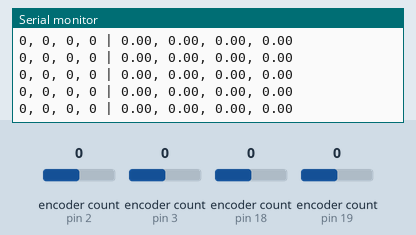
Recording of a sketch running on a simulated Arduino Uno, built with avr-gcc and run on an emulated ATmega328P. Shown: the last lines printed to the serial monitor. The test bench sets the inputs (shaded band); at power-on: encoder count (sensors on pin 2, pin 3, pin 18, pin 19) 0.

Above: at 1.2 s.
1.3 s: encoder count (sensor on pin 2) set to 1
At 1.35 s:
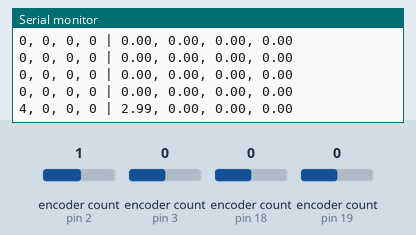
2.8 s: encoder count (sensor on pin 3) set to -1
At 2.89 s:
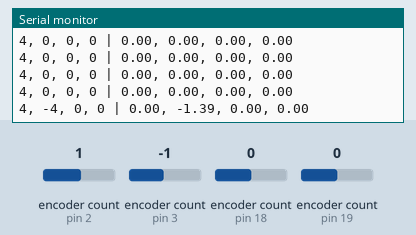
5.8 s: encoder count (sensor on pin 18) set to 1
At 5.88 s:
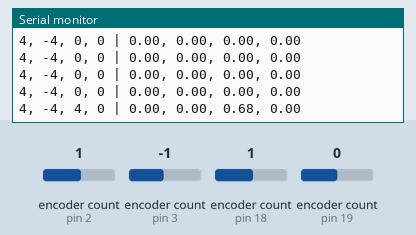
7.3 s: encoder count (sensor on pin 18) set to 2
At 7.32 s:
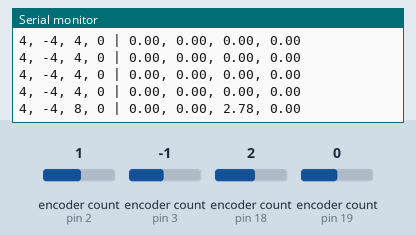
10.3 s: encoder count (sensor on pin 19) set to 4
At 10.3 s:
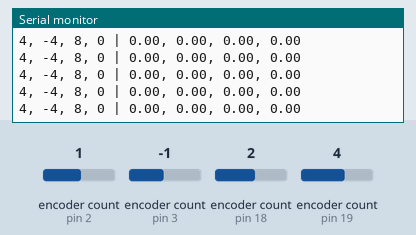
13.3 s: encoder count (sensor on pin 2) set to 2
At 13.39 s:
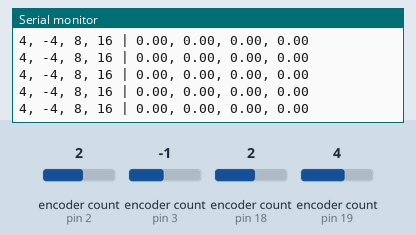
Timing chart, 0 to 16.3 s (numbered marks = the images above; inputs shaded):
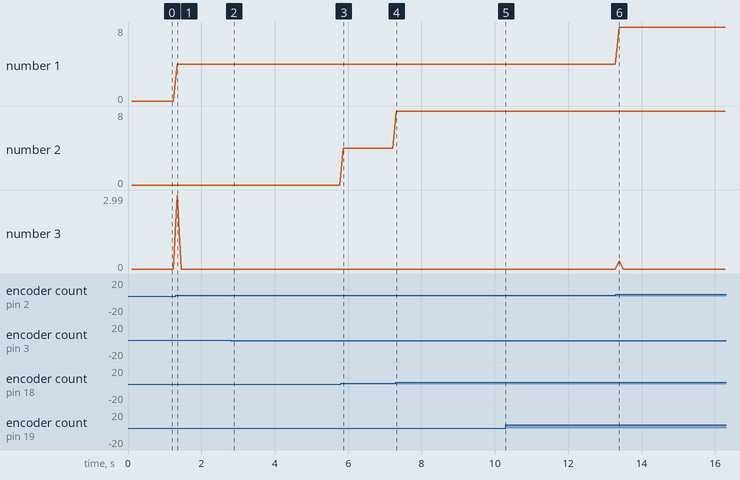

Measured:
- after the input at 1.3 s, the serial monitor: prints a new line at once (image 1)
- after the input at 2.8 s, the serial monitor: prints a new line after 0.09 s (image 2)
- after the input at 5.8 s, the serial monitor: prints a new line after 0.07 s (image 3)
- after the input at 7.3 s, the serial monitor: prints a new line at once (image 4)
- plotted number 1: 0 → 4 after the input at 1.3 s
- plotted number 2: 4 → 8 after the input at 7.3 s

The sketch:

encoderTest.ino
```cpp
#include <Encoder.h>
#include <Wire.h>

// Change these two numbers to the pins connected to your encoder.
//   Best Performance: both pins have interrupt capability
//   Good Performance: only the first pin has interrupt capability
//   Low Performance:  neither pin has interrupt capability
Encoder enc0(2,10);
Encoder enc1(3,12);
Encoder enc2(18,16);
Encoder enc3(19,17);
//   avoid using pins with LEDs attached

long enc0old  = -999;
long enc1old = -999;
long enc2old = -999;
long enc3old = -999;
long enc0new = enc0.read();
long enc1new = enc1.read();
long enc2new = enc2.read();
long enc3new = enc3.read();

long e0lastTime = millis();
long e1lastTime = millis();
long e2lastTime = millis();
long e3lastTime = millis();
long e0thisTime = millis();
long e1thisTime = millis();
long e2thisTime = millis();
long e3thisTime = millis();

double scaleFactor = 1000.0;
double e0deriv = 0;
double e1deriv = 0;
double e2deriv = 0;
double e3deriv = 0;

long loopTime = 100;
long nextLoop;

void setup() {
  Serial.begin(9600);
  Serial.println("Basic Encoder Test:");
  long nextLoop = millis();
}

void loop() {
  updateEncoders();
  if (millis()>nextLoop){
    calculateDerivatives();
    storeEncoders();
    printEncoders();
    printDerivs();
    nextLoop = millis()+loopTime;
  }
}

void updateEncoders(){
  enc0new = enc0.read();
  e0thisTime = millis();
  enc1new = enc1.read();
  e1thisTime = millis();
  enc2new = enc2.read();
  e2thisTime = millis();
  enc3new = enc3.read();
  e3thisTime = millis();
}

void storeEncoders(){
  if (enc0new != enc0old) {
    enc0old = enc0new;
    e0lastTime = millis();
  }
  if (enc1new != enc1old) {
    enc1old = enc1new;
    e1lastTime = millis();
  }
  if (enc2new != enc2old) {
    enc2old = enc2new;
    e2lastTime = millis();
  }
  if (enc3new != enc3old) {
    enc3old = enc3new;
    e3lastTime = millis();
  }
}

void calculateDerivatives(){
  // call updateEncoders first, and storeEncoders after
  e0deriv = scaleFactor*(enc0new - enc0old)/(e0thisTime-e0lastTime);
  e1deriv = scaleFactor*(enc1new - enc1old)/(e1thisTime-e1lastTime);
  e2deriv = scaleFactor*(enc2new - enc2old)/(e2thisTime-e2lastTime);
  e3deriv = scaleFactor*(enc3new - enc3old)/(e3thisTime-e3lastTime);
}

void printEncoders(){
  Serial.print(enc0old);

  Serial.print(", ");
  Serial.print(enc1old);

  Serial.print(", ");
  Serial.print(enc2old);

  Serial.print(", ");
  Serial.print(enc3old);
}

void printDerivs(){
  Serial.print(" | ");
  Serial.print(e0deriv);

  Serial.print(", ");
  Serial.print(e1deriv);

  Serial.print(", ");
  Serial.print(e2deriv);

  Serial.print(", ");
  Serial.println(e3deriv);
}
```
